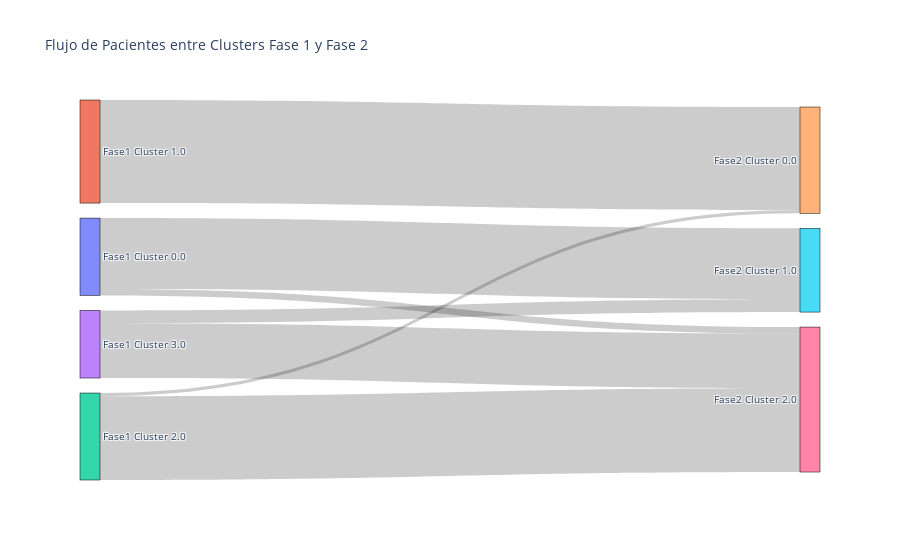

Here is the notebook cell this chart was saved with:
### Code cell
import plotly.graph_objects as go

df = df_temp

# Primero contamos las transiciones entre fase 1 -> fase 2
transitions_12 = df.groupby(['cluster_phase1', 'cluster_phase2']).size().reset_index(name='count')

# Crear las listas necesarias para el Sankey
max_phase1 = int(df['cluster_phase1'].max()) + 1
max_phase2 = int(df['cluster_phase2'].max()) + 1

# Para fase1 -> fase2
source_12 = transitions_12['cluster_phase1'].astype(int)
target_12 = transitions_12['cluster_phase2'].astype(int) + max_phase1  # desplazamos para no solaparlos
value_12 = transitions_12['count']

# Crear las etiquetas
labels = (
    [f'Fase1 Cluster {i}' for i in sorted(df['cluster_phase1'].dropna().unique())] +
    [f'Fase2 Cluster {i}' for i in sorted(df['cluster_phase2'].dropna().unique())] 
)

# Crear el diagrama de Sankey
fig = go.Figure(data=[go.Sankey(
    node = dict(
      pad = 15,
      thickness = 20,
      line = dict(color = "black", width = 0.5),
      label = labels
    ),
    link = dict(
      source = source_12,
      target = target_12,
      value = value_12
    ))])

fig.update_layout(title_text="Flujo de Pacientes entre Clusters Fase 1 y Fase 2", font_size=10)
fig.show()

### Figure 1 — Plotly figure (JSON) as saved in the notebook; plotly's stock layout.template omitted (floating-point values rounded to 4 significant figures)
{"data": [{"link": {"source": [0, 0, 1, 2, 2, 3, 3], "target": [5, 6, 4, 4, 6, 5, 6], "value": [88, 8, 128, 4, 104, 16, 68]}, "node": {"label": ["Fase1 Cluster 0.0", "Fase1 Cluster 1.0", "Fase1 Cluster 2.0", "Fase1 Cluster 3.0", "Fase2 Cluster 0.0", "Fase2 Cluster 1.0", "Fase2 Cluster 2.0"], "line": {"color": "black", "width": 0.5}, "pad": 15, "thickness": 20}, "type": "sankey"}], "layout": {"font": {"size": 10}, "title": {"text": "Flujo de Pacientes entre Clusters Fase 1 y Fase 2"}}}
